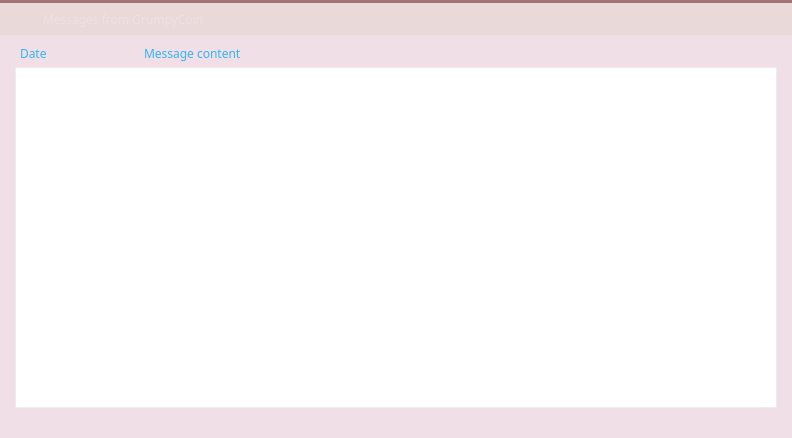
<?xml version="1.0" encoding="UTF-8"?>
<ui version="4.0">
 <class>ServiceMessagesPage</class>
 <widget class="QWidget" name="ServiceMessagesPage">
  <property name="geometry">
   <rect>
    <x>0</x>
    <y>0</y>
    <width>792</width>
    <height>438</height>
   </rect>
  </property>
  <property name="palette">
   <palette>
    <active>
     <colorrole role="Button">
      <brush brushstyle="SolidPattern">
       <color alpha="255">
        <red>233</red>
        <green>217</green>
        <blue>216</blue>
       </color>
      </brush>
     </colorrole>
     <colorrole role="Base">
      <brush brushstyle="SolidPattern">
       <color alpha="255">
        <red>233</red>
        <green>217</green>
        <blue>216</blue>
       </color>
      </brush>
     </colorrole>
     <colorrole role="Window">
      <brush brushstyle="SolidPattern">
       <color alpha="255">
        <red>233</red>
        <green>217</green>
        <blue>216</blue>
       </color>
      </brush>
     </colorrole>
     <colorrole role="Highlight">
      <brush brushstyle="SolidPattern">
       <color alpha="255">
        <red>235</red>
        <green>235</green>
        <blue>235</blue>
       </color>
      </brush>
     </colorrole>
     <colorrole role="HighlightedText">
      <brush brushstyle="SolidPattern">
       <color alpha="255">
        <red>171</red>
        <green>127</green>
        <blue>130</blue>
       </color>
      </brush>
     </colorrole>
    </active>
    <inactive>
     <colorrole role="Button">
      <brush brushstyle="SolidPattern">
       <color alpha="255">
        <red>233</red>
        <green>217</green>
        <blue>216</blue>
       </color>
      </brush>
     </colorrole>
     <colorrole role="Base">
      <brush brushstyle="SolidPattern">
       <color alpha="255">
        <red>233</red>
        <green>217</green>
        <blue>216</blue>
       </color>
      </brush>
     </colorrole>
     <colorrole role="Window">
      <brush brushstyle="SolidPattern">
       <color alpha="255">
        <red>233</red>
        <green>217</green>
        <blue>216</blue>
       </color>
      </brush>
     </colorrole>
     <colorrole role="Highlight">
      <brush brushstyle="SolidPattern">
       <color alpha="255">
        <red>235</red>
        <green>235</green>
        <blue>235</blue>
       </color>
      </brush>
     </colorrole>
     <colorrole role="HighlightedText">
      <brush brushstyle="SolidPattern">
       <color alpha="255">
        <red>171</red>
        <green>127</green>
        <blue>130</blue>
       </color>
      </brush>
     </colorrole>
    </inactive>
    <disabled>
     <colorrole role="Button">
      <brush brushstyle="SolidPattern">
       <color alpha="255">
        <red>233</red>
        <green>217</green>
        <blue>216</blue>
       </color>
      </brush>
     </colorrole>
     <colorrole role="Base">
      <brush brushstyle="SolidPattern">
       <color alpha="255">
        <red>233</red>
        <green>217</green>
        <blue>216</blue>
       </color>
      </brush>
     </colorrole>
     <colorrole role="Window">
      <brush brushstyle="SolidPattern">
       <color alpha="255">
        <red>233</red>
        <green>217</green>
        <blue>216</blue>
       </color>
      </brush>
     </colorrole>
     <colorrole role="Highlight">
      <brush brushstyle="SolidPattern">
       <color alpha="255">
        <red>240</red>
        <green>240</green>
        <blue>240</blue>
       </color>
      </brush>
     </colorrole>
     <colorrole role="HighlightedText">
      <brush brushstyle="SolidPattern">
       <color alpha="255">
        <red>171</red>
        <green>127</green>
        <blue>130</blue>
       </color>
      </brush>
     </colorrole>
    </disabled>
   </palette>
  </property>
  <property name="windowTitle">
   <string>Form</string>
  </property>
  <property name="styleSheet">
   <string notr="true">* {
    font-family:&quot;Finger Paint&quot;;
}</string>
  </property>
  <layout class="QVBoxLayout" name="verticalLayout_15">
   <property name="spacing">
    <number>0</number>
   </property>
   <property name="leftMargin">
    <number>0</number>
   </property>
   <property name="topMargin">
    <number>0</number>
   </property>
   <property name="rightMargin">
    <number>0</number>
   </property>
   <property name="bottomMargin">
    <number>0</number>
   </property>
   <item>
    <widget class="Line" name="line_8">
     <property name="styleSheet">
      <string notr="true">background-color: #A37276;</string>
     </property>
     <property name="frameShadow">
      <enum>QFrame::Raised</enum>
     </property>
     <property name="lineWidth">
      <number>0</number>
     </property>
     <property name="orientation">
      <enum>Qt::Horizontal</enum>
     </property>
    </widget>
   </item>
   <item>
    <widget class="QWidget" name="wServiceMessagesHeader" native="true">
     <property name="minimumSize">
      <size>
       <width>0</width>
       <height>32</height>
      </size>
     </property>
     <property name="maximumSize">
      <size>
       <width>16777215</width>
       <height>32</height>
      </size>
     </property>
     <property name="styleSheet">
      <string notr="true"/>
     </property>
     <property name="is_header" stdset="0">
      <bool>true</bool>
     </property>
     <layout class="QHBoxLayout" name="horizontalLayout_19">
      <property name="leftMargin">
       <number>0</number>
      </property>
      <property name="topMargin">
       <number>0</number>
      </property>
      <property name="rightMargin">
       <number>0</number>
      </property>
      <property name="bottomMargin">
       <number>0</number>
      </property>
      <item>
       <spacer name="horizontalSpacer_26">
        <property name="orientation">
         <enum>Qt::Horizontal</enum>
        </property>
        <property name="sizeType">
         <enum>QSizePolicy::Fixed</enum>
        </property>
        <property name="sizeHint" stdset="0">
         <size>
          <width>7</width>
          <height>20</height>
         </size>
        </property>
       </spacer>
      </item>
      <item>
       <widget class="QLabel" name="label_33">
        <property name="sizePolicy">
         <sizepolicy hsizetype="Preferred" vsizetype="Preferred">
          <horstretch>0</horstretch>
          <verstretch>0</verstretch>
         </sizepolicy>
        </property>
        <property name="minimumSize">
         <size>
          <width>30</width>
          <height>30</height>
         </size>
        </property>
        <property name="maximumSize">
         <size>
          <width>30</width>
          <height>30</height>
         </size>
        </property>
        <property name="text">
         <string/>
        </property>
        <property name="pixmap">
         <pixmap resource="../res.qrc">:/res/mail/mail_normal.png</pixmap>
        </property>
       </widget>
      </item>
      <item>
       <widget class="QLabel" name="label_34">
        <property name="font">
         <font>
          <family>Finger Paint</family>
         </font>
        </property>
        <property name="styleSheet">
         <string notr="true">QLabel {
	color: #f0dfe7;
}</string>
        </property>
        <property name="text">
         <string>Messages from GrumpyCoin</string>
        </property>
       </widget>
      </item>
     </layout>
    </widget>
   </item>
   <item>
    <widget class="QWidget" name="wServiceMessages" native="true">
     <property name="styleSheet">
      <string notr="true">#wServiceMessages {
	background-color: #f0dfe7;
}</string>
     </property>
     <layout class="QVBoxLayout" name="verticalLayout_16">
      <property name="spacing">
       <number>4</number>
      </property>
      <property name="leftMargin">
       <number>15</number>
      </property>
      <property name="topMargin">
       <number>8</number>
      </property>
      <property name="rightMargin">
       <number>15</number>
      </property>
      <property name="bottomMargin">
       <number>30</number>
      </property>
      <item>
       <layout class="QGridLayout" name="gridLayout_4">
        <item row="0" column="1">
         <widget class="QLabel" name="label_35">
          <property name="sizePolicy">
           <sizepolicy hsizetype="Fixed" vsizetype="Preferred">
            <horstretch>0</horstretch>
            <verstretch>0</verstretch>
           </sizepolicy>
          </property>
          <property name="maximumSize">
           <size>
            <width>120</width>
            <height>16777215</height>
           </size>
          </property>
          <property name="font">
           <font>
            <family>Finger Paint</family>
           </font>
          </property>
          <property name="styleSheet">
           <string notr="true">QLabel {
	color: #32b4f0;
}</string>
          </property>
          <property name="text">
           <string>Date</string>
          </property>
         </widget>
        </item>
        <item row="0" column="2">
         <widget class="QLabel" name="label_36">
          <property name="font">
           <font>
            <family>Finger Paint</family>
           </font>
          </property>
          <property name="styleSheet">
           <string notr="true">QLabel {
	color: #32b4f0;
}</string>
          </property>
          <property name="text">
           <string>Message content</string>
          </property>
         </widget>
        </item>
        <item row="0" column="0">
         <spacer name="horizontalSpacer_27">
          <property name="orientation">
           <enum>Qt::Horizontal</enum>
          </property>
          <property name="sizeType">
           <enum>QSizePolicy::Fixed</enum>
          </property>
          <property name="sizeHint" stdset="0">
           <size>
            <width>5</width>
            <height>20</height>
           </size>
          </property>
         </spacer>
        </item>
       </layout>
      </item>
      <item>
       <widget class="QTableView" name="tableServiceMessagesView">
        <property name="styleSheet">
         <string notr="true"> QScrollBar:vertical {
     border: 0px solid grey;
     background: white;
     width: 9px;
     margin: 0px 0px 0 0px;
 }
 QScrollBar::handle:vertical {
     background: #BB9396;
     min-width: 20px;
 }

QHeaderView {
	background-color: #f0dfe7;
	font-size: 10;
	text-align:left;
	border: 0px solid gray;
}
QHeaderView::section {
    background-color: #f0dfe7;
    color: #32b4f0;
    padding-left: 5px;
    border: 0px solid #6c6c6c;
	text-align:left;
}

/* style the sort indicator */
QHeaderView::down-arrow {
    image: url(down_arrow.png);
}

QHeaderView::up-arrow {
    image: url(up_arrow.png);
}

QTableView {
	border: 1px solid #ededed;
	selection-background-color: #ebebeb;
	selection-color: rgb(171, 127, 130);
}</string>
        </property>
        <property name="frameShape">
         <enum>QFrame::NoFrame</enum>
        </property>
        <property name="editTriggers">
         <set>QAbstractItemView::NoEditTriggers</set>
        </property>
        <property name="selectionBehavior">
         <enum>QAbstractItemView::SelectRows</enum>
        </property>
        <property name="textElideMode">
         <enum>Qt::ElideRight</enum>
        </property>
        <property name="showGrid">
         <bool>false</bool>
        </property>
        <property name="wordWrap">
         <bool>true</bool>
        </property>
        <attribute name="horizontalHeaderVisible">
         <bool>false</bool>
        </attribute>
        <attribute name="verticalHeaderVisible">
         <bool>false</bool>
        </attribute>
        <attribute name="verticalHeaderDefaultSectionSize">
         <number>20</number>
        </attribute>
        <attribute name="verticalHeaderMinimumSectionSize">
         <number>20</number>
        </attribute>
       </widget>
      </item>
     </layout>
    </widget>
   </item>
  </layout>
 </widget>
 <resources>
  <include location="../res.qrc"/>
 </resources>
 <connections/>
</ui>
